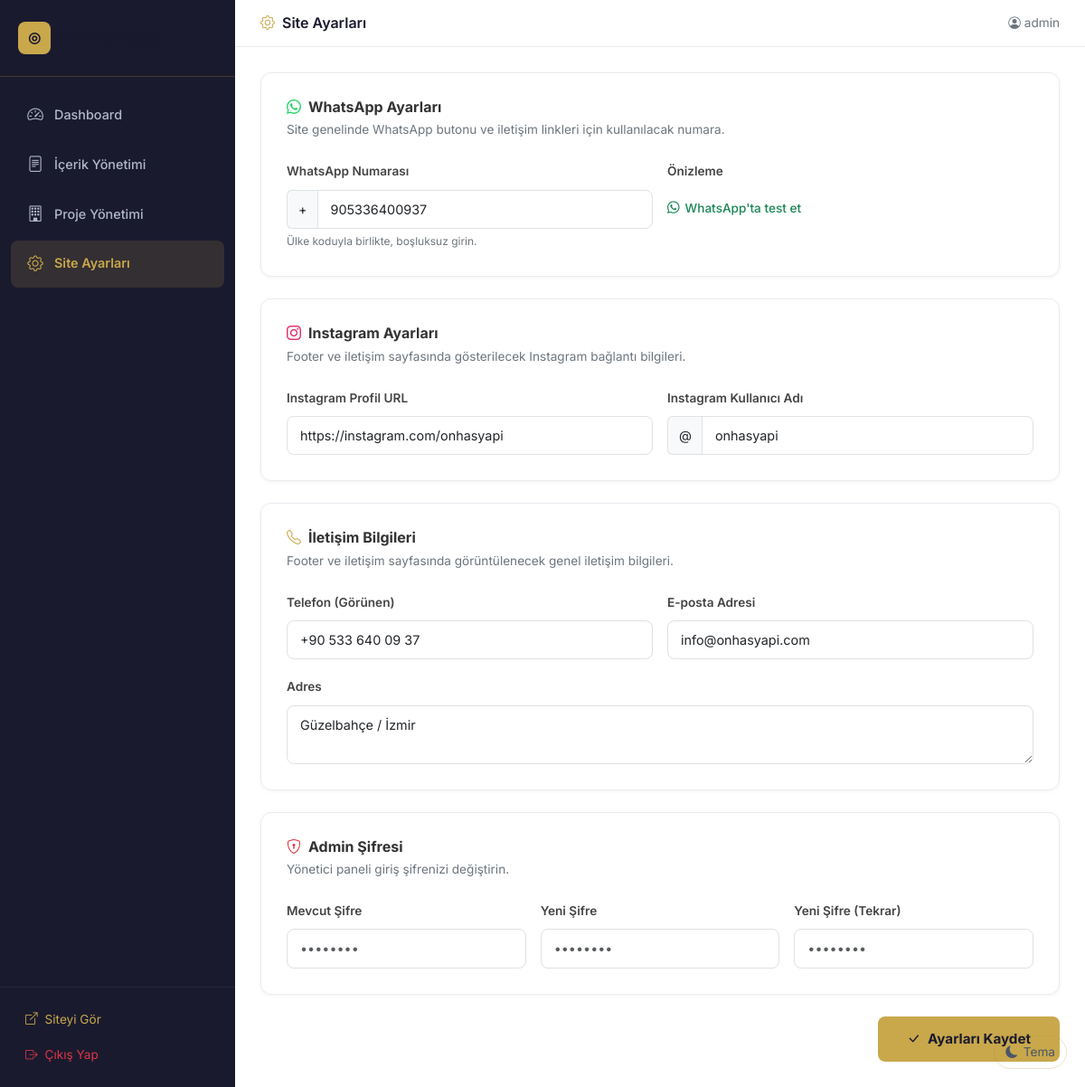
Page /yonetim/panel/ayarlar (signed in) on the earlier database version.
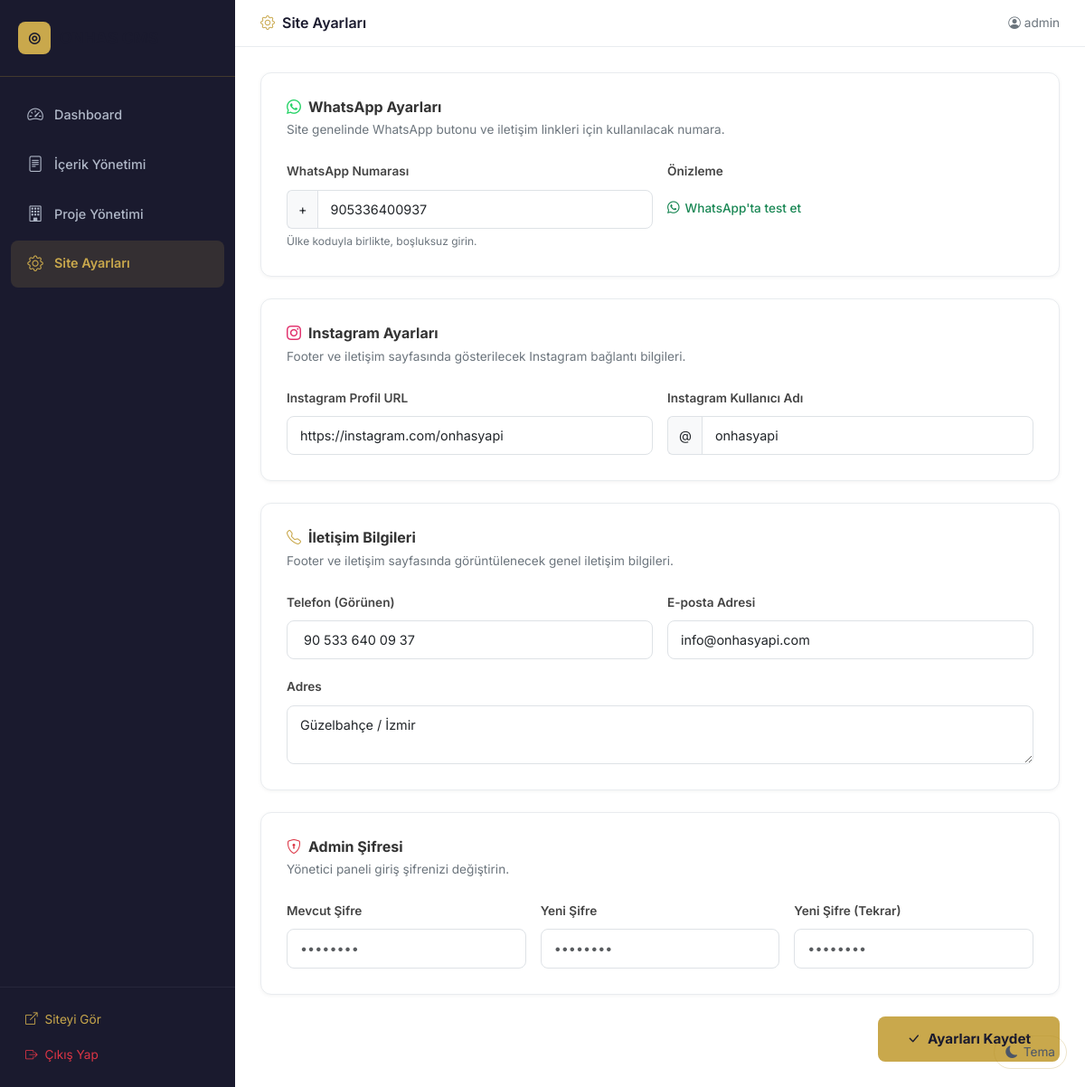
Same page on the later database version.
### tables this page shows
CREATE TABLE settings (
            id          INTEGER PRIMARY KEY AUTOINCREMENT,
            key         TEXT UNIQUE NOT NULL,
            value       TEXT
        );

### app.py (the view, shortened to what this page needs)
@app.route("/yonetim/panel/ayarlar", methods=["GET", "POST"])
@login_required
def admin_ayarlar():
    db = get_db()
    settings = db.execute("SELECT * FROM settings ORDER BY key ASC").fetchall()
    return render_template(
        "admin/ayarlar.html",
        settings=settings,
        get_setting=get_setting,
    )

### app.py (called while the page is built)
def get_db():
    if "db" not in g:
        g.db = sqlite3.connect(DB_PATH)
        g.db.row_factory = sqlite3.Row
        g.db.execute("PRAGMA journal_mode=WAL")
        g.db.execute("PRAGMA foreign_keys=ON")
    return g.db

@login_manager.user_loader
def load_user(user_id):
    db = get_db()
    row = db.execute("SELECT id, username FROM users WHERE id = ?", (user_id,)).fetchone()
    if row:
        return User(row["id"], row["username"])
    return None

@app.context_processor
def inject_site():
    try:
        db = get_db()
    except Exception:
        return {"site": SiteNamespace()}
    attrs = {}
    for row in db.execute("SELECT key, value FROM settings").fetchall():
        attrs[row["key"]] = row["value"]
    for row in db.execute("SELECT key, value FROM contents").fetchall():
        attrs[row["key"]] = row["value"]
    class DynamicSite:
        def __getattr__(self, name):
            return attrs.get(name)
    return {"site": DynamicSite()}

### templates/admin/ayarlar.html (shortened to what the changed rows need)
<!DOCTYPE html>
<html lang="tr">
<head>
    <link href="https://cdn.jsdelivr.net/npm/bootstrap@5.3.3/dist/css/bootstrap.min.css" rel="stylesheet">
    <link href="https://cdn.jsdelivr.net/npm/bootstrap-icons@1.11.3/font/bootstrap-icons.css" rel="stylesheet">
    <link href="{{ url_for('static', filename='css/style.css') }}" rel="stylesheet">
</head>
<body class="admin-body">
    <div class="admin-wrapper">
        <main class="admin-main">
            <div class="admin-content">
                <form method="POST" action="{{ url_for('admin_ayarlar') }}">
                    <div class="settings-card">
                        <div class="row g-3">
                            <div class="col-md-6">
                                <div class="input-group">
                                    <span class="input-group-text input-group-text-settings">+</span>
                                    <input type="text" name="setting_whatsapp" class="form-control"
                                           value="{{ site.whatsapp or '905336400937' }}"
                                           placeholder="905336400937">
                                </div>
                            </div>
                        </div>
                    </div>
                    <div class="settings-card">
                        <div class="row g-3">
                            <div class="col-md-6">
                                <label class="form-label">Telefon (Görünen)</label>
                                <input type="text" name="setting_telefon" class="form-control"
                                       value="{{ site.telefon or '+90 533 640 09 37' }}"
                                       placeholder="+90 533 640 09 37">
                            </div>
                        </div>
                    </div>
                </form>
            </div>
        </main>
    </div>
</body>
</html>

Differences in the rows shown:
added settings: setting_whatsapp "905336400937"
added settings: setting_telefon "90 533 640 09 37"
Other differences:
form field setting_whatsapp: "905336400937" → (not shown)
form field setting_telefon: "+90 533 640 09 37" → (not shown)
